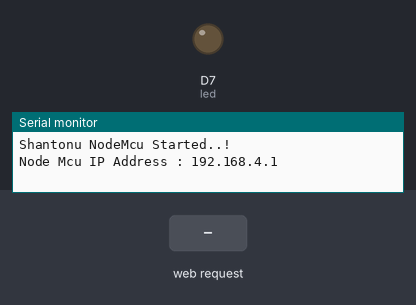
A sketch run on a simulated ESP8266 (NodeMCU). Parts: output pins drawn as LEDs (lit = HIGH), the last lines printed to the serial monitor. The test bench sets the inputs (shaded band).

Above: at 1.2 s.
1.3 s: HTTP request GET /LedOn received
At 2.5 s:
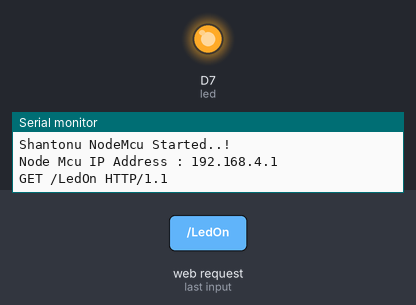
2.8 s: HTTP request GET /LedOff received
At 3.6 s:
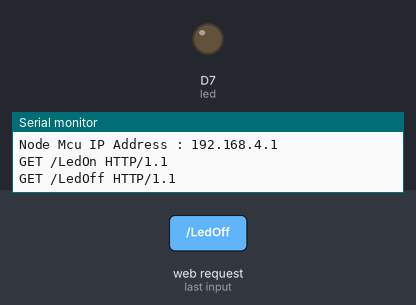
Timing chart, 0 to 5.8 s (numbered marks = the images above; inputs shaded):
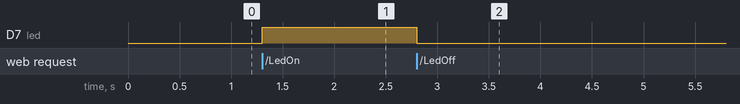

The sketch:

Main.ino
```cpp
//Bord Name :- NodeMcu 1.0 (ESP-12E Module)
#include <ESP8266WiFi.h>
WiFiClient client;
WiFiServer server(80); // port 80

#define led D7

void setup() {

  Serial.begin(9600);
  WiFi.softAP("Shantonu NodeMcu", "12345678"); // Make A hostport

  Serial.println();
  Serial.println("Shantonu NodeMcu Started..!");
  Serial.print("Node Mcu IP Address : ");
  Serial.println(WiFi.softAPIP()); // Print Ip
  server.begin();

  pinMode(led, OUTPUT);
} // Void Setup End


void loop() { // Void Lopp Start
  client = server.available();


  if (client == 1){
    String request = client.readStringUntil('\n');
    Serial.println(request);
    request.trim();

    if (request == "GET /LedOn HTTP/1.1"){
      digitalWrite(led,HIGH);
    }

    else if (request == "GET /LedOff HTTP/1.1"){
      digitalWrite(led,LOW);
    }


  }


}// Void Loop End
```

Measured:
- after the input at 1.3 s, D7 (led): LOW → HIGH at once
- after the input at 2.8 s, D7 (led): HIGH → LOW at once
